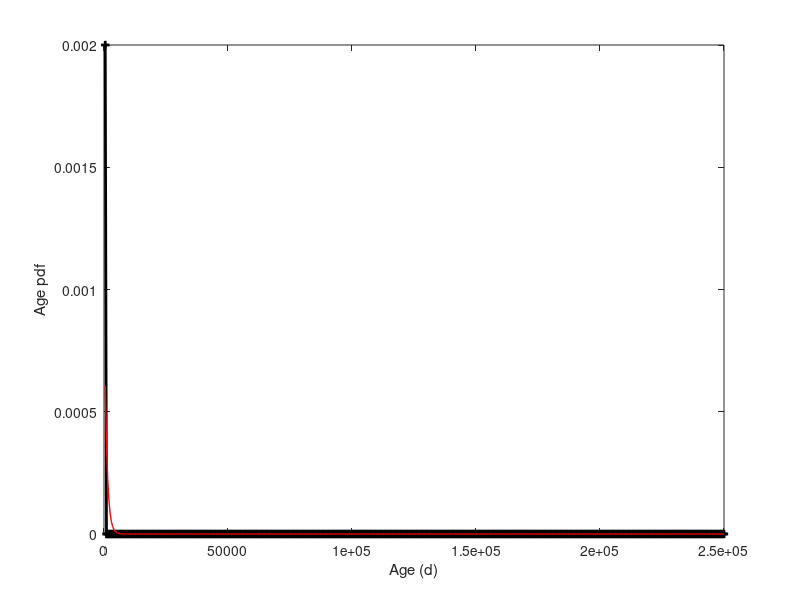
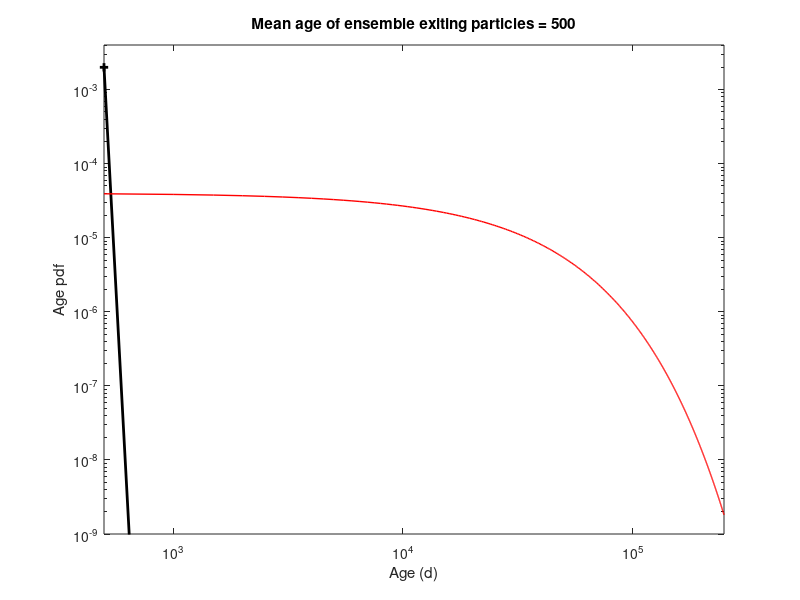

These figures' MATLAB source, in order: (Note: this script raises an error after producing the figures.)
clear all
% vertrecharge is vertical velocity BEFORE hitting aquifer, 
% x-length, height: lengths in m, time in days  
Dmol=2.5e-3; atrans=0.0; along=0.0;  % atrans is isotropic dispersivity (m), 
% along is extra longitudinal
% For same flux, because v dot n = v_z(ztop) is the flux, and v_z(ztop) = -I*ztop
%I=vertrecharge/H;
eps=1e-8;
load('Velocities_exp.mat')  %  'K','h','v','L','H','I','por'
nn=size(K); dx=L/nn(2); dz=H/nn(1);
vz=zeros(nn(1)+1,nn(2)+1); vx=zeros(nn(1)+1,nn(2)+1);
vx(2:nn(1)+1,2:nn(2)+1) = v(:,:,1); 
vz(2:nn(1)+1,2:nn(2)+1) = v(:,:,2); 
vz(1,:)=-I;

meantime=H*por/I;
maxtime=10*meantime;
vmax=(I/H/por)*sqrt(L^2+H^2); Dmax=Dmol+atrans*vmax;  % For D=D(v)
Peclet=I*H/Dmol/por
dt=.5*por/I;
maxdtadv=max( dx/max(max(abs(vx))), dz/max(max(abs(vz))));
nadvect=1+ceil(dt/maxdtadv)    % How many sub-steps for advection
nadvect=max([5 nadvect]);

ntsteps=floor(maxtime/dt); maxtime=dt*ntsteps
stats=zeros(ntsteps,4);
Nage=floor(maxtime/dt);
N=100;             % number of particles input per timestep
ds_x=L/N;  ds_z = I*dt/por;  % Horiz and vert separations
ds=ds_x*ds_z;            % sep=L/NUP (Mike - might be wrong for this 2-D prob? 
X=zeros(floor(N*maxtime/dt/20),Nage+7);     % Reserve X(:,1:7) for x,y,z,D,streamtube #,birth time,death time
dead=zeros(ntsteps*N,Nage+7); ensmeans=zeros(ntsteps,1);
size(X)
gridpeclet=L^2*H/(N*H*Dmol)
% ----------------------
Ntot=1; deadtot=0;
a=2; %factor multiplying diffusion distance - distance bigger than this do not react
currtime=0;
tic
for k=1:ntsteps
% Age existing particles
    X(1:Ntot,9:Nage+7)=X(1:Ntot,8:Nage+6);
    X(1:Ntot,8)=0;
    if k<2 
        Ntot=0;
    end
% Insert particles at upper bndry (z=0)
%    X(Ntot+1:Ntot+N,1)=L*rand(N,1);       % Random particle entry points May not be divergence free!
    X(Ntot+1:Ntot+N,1)=(L/(N+1))*[1:N]';  % Evenly spaced points (debugging?)
    X(Ntot+1:Ntot+N,3)=H-eps;     % Could randomize over depth for 0<time<dt
    X(Ntot+1:Ntot+N,6)=currtime; % Birthdate: Also could make correspond to above random start depth
    X(Ntot+1:Ntot+N,8)=1/dt;     % Ditto
    X(Ntot+1:Ntot+N,5)=[1:N]';   % last minute hack to add "streamtube number"
    Ntot=Ntot+N;
    
%  Figure out particle velocities and dispersion coeff.
     cellvj=1+floor(1+(1/dx)*X(1:Ntot,1));
     cellvi=1+floor(1+(1/dz)*(H-X(1:Ntot,3))); 
     lindexA=(nn(1)+1)*(-1+cellvj)+cellvi;  % gets linear index of each particle's cell
     cellposx=(1/dx)*X(1:Ntot,1)-cellvj+2;
     cellposz=(1/dz)*(H-X(1:Ntot,3))-cellvi+2;
     vxparts=cellposx.*vx(lindexA)+(1-cellposx).*vx(-(nn(1)+1)+lindexA);
     vzparts=cellposz.*vz(lindexA)+(1-cellposz).*vz(-1+lindexA);
     X(1:Ntot,4)=Dmol+atrans*sqrt(vxparts.^2+vzparts.^2);
     Dmax=max(X(1:Ntot,4));
     
% Find nearby particles to mix with
if(Dmax>0)
    dist=a*sqrt(2*(2*Dmax*dt));
    [idx, r]=rangesearch(X(1:Ntot,1:3),X(1:Ntot,1:3),dist,'BucketSize',50);
    
    Nclose = sum(cellfun('length', idx));
    row = zeros(1, Nclose);
    col = zeros(1, Nclose);
    val = zeros(1, Nclose);

    start = 1;

    for ii = 1 : Ntot
        finish=start-1+length(idx{ii});
%        row(start:finish)=ii*ones(1,length(idx{ii}));
        row(start:finish)=ii;
        col(start:finish)=idx{ii};
        val(start:finish)=r{ii};
        D(start:finish)=0.5*X(ii,4)+0.5*X(col(start:finish),4);  % Average D between ii particle and others
        start=finish+1;
    end

    clear idx r
    
%     calculate this before sparsing to avoid exponentiating the zero entries

%     D is formed such that the entries of val that will end up in the i^th
%     column of Sdist will correspond to the average diffusion coefficient for the 
%     i^th and all jth particles

    val =  (1 ./ (8 * pi * D * dt)) .* exp(-(val.^2) ./ (8 * D * dt));  
    
    Pmat = sparse(row, col, val);

    clear row col val
    
%     normalize the columns of Pmat to ensure they sum to 1
    Pmat = Pmat * spdiags(1./(sum(Pmat)'), 0, Ntot, Ntot);

%     this is the explicit matrix from the AWR Accuracy paper
    Emat = (speye(Ntot) - (1 / 2) * spdiags(Pmat * ones(Ntot, 1), 0, Ntot, Ntot)) + (1 / 2) * Pmat;
    
    clear Pmat
    
%     conduct the mass-transfer
%     temp = Emat * X(1 : Ntot, 6 : Nage + 5);
    X(1 : Ntot, 8 : Nage + 7) = Emat * X(1 : Ntot, 8 : Nage + 7);
    
    clear Emat
      
%  RW particles (along-atrans)|v| in the direction of transport
  if(along>atrans)
%     vx=(I/H)*X(1:Ntot,1);
%     vz=(-I/H)*X(1:Ntot,3);
     vmag=sqrt(vx.^2+vz.^2);
%     tantheta=vx./vz; 
     cospart=vx./vmag; sinpart=vz./vmag; 
     X(1:Ntot,1)=X(1:Ntot,1)+sqrt(2*(along-atrans).*vmag*dt).*cospart.*randn(Ntot,1);
%   X(1:Ntot,2)=X(:,2)+sqrt(2*D*dt)*randn(Ntot,1);
     X(1:Ntot,3)=X(1:Ntot,3)+sqrt(2*(along-atrans).*vmag*dt).*sinpart.*randn(Ntot,1);
     apple=find(X(1:Ntot,1)>L);    %  Reflect particles gone too far
     X(apple,1)=2*L-X(apple,1);
     apple=find(X(1:Ntot,3)<0);
     X(apple,3)=-X(apple,3);
  end
end
%  advect particles  May need to refine this step using forward Euler, or
%  do RK4
   numdeaddt=0;
 %  nadvect=5;   % This many sub-steps to get better 
                % advection & death resolution if needed


                
     for jadv=1:nadvect     
     currtime=currtime+dt/nadvect;

     cellvj=1+floor(1+(1/dx)*X(1:Ntot,1));
     cellvi=1+floor(1+(1/dz)*(H-X(1:Ntot,3))); 
%     vx=(I/H)*X(:,1);
%     vz=-(I/H)*X(:,3);
%     lindexA=zeros(NA,1);
     lindexA=(nn(1)+1)*(-1+cellvj)+cellvi;  % gets linear index of each particle's cell
     cellposx=(1/dx)*X(1:Ntot,1)-cellvj+2;
     cellposz=(1/dz)*(H-X(1:Ntot,3))-cellvi+2;
     vxparts=cellposx.*vx(lindexA)+(1-cellposx).*vx(-(nn(1)+1)+lindexA);
     vzparts=cellposz.*vz(lindexA)+(1-cellposz).*vz(-1+lindexA);
     X(1:Ntot,1)=X(1:Ntot,1)+(dt/nadvect)*vxparts;
     X(1:Ntot,3)=X(1:Ntot,3)+(dt/nadvect)*vzparts;
     X(1:Ntot,4)=Dmol+atrans*sqrt(vxparts.^2+vzparts.^2);

%     X(:,1)=X(:,1)+(dt/nadvect)*vx;
%     X(:,2)=X(:,2)+(dt/nadvect)*vy;
%     X(:,3)=X(:,3)+(dt/nadvect)*vz;

%  Convert particles to death, keeping info
     deadapple=find(X(:,1)>L);
     X(deadapple,7)=currtime;
     numdead=length(deadapple);
     if(numdead>=1)
         dead(deadtot+1:deadtot+numdead,:)=X(deadapple,:);
         X(deadapple,:)=[];
         Ntot=Ntot-numdead;
         deadtot=deadtot+numdead;
         numdeaddt=numdeaddt+numdead;
     end
   end
   
%plot age pdfs, including total mixed
   plottime=dt*[1:Nage]';
   pdfsnow=dead(deadtot-numdeaddt+1:deadtot,8:end)';
   pdfsnow(pdfsnow<1e-20)=1e-20;
   avepdf=(1/numdeaddt)*sum(pdfsnow,2);
if(numdeaddt>0)
   figure(2)
   plot(plottime,pdfsnow);
   axis([0 maxtime 0 1/dt]);
   hold on
   plot(plottime,avepdf,'-+k','LineWidth',2);
   plot(plottime,(I/por)*exp(-plottime*I/por),'-r','LineWidth',1)
   xlabel('Age (d)');ylabel('Age pdf');
   drawnow
   hold off
%pause
   meanage=sum(plottime.*avepdf)*dt;
   varage=sum((plottime-meanage).^2.*avepdf)*dt;

   figure(3)
   semilogy(plottime,pdfsnow);
   axis([0 maxtime 1e-9 2/dt]);
   hold on
   loglog(plottime,avepdf,'-+k','LineWidth',2);
   semilogy(plottime,(I/H/por)*exp(-plottime*I/H/por),'-r','LineWidth',1)
   xlabel('Age (d)');ylabel('Age pdf');
   title(['Mean age of ensemble exiting particles = ',num2str(sum(plottime.*avepdf)*dt)]); 
   drawnow
   hold off

   figure(4)
   semilogy(plottime,pdfsnow);
   axis([0 maxtime*I/H/por 1e-5 10]);
   hold on
   loglog(plottime*I/H/por,(H*por/I)*avepdf,'-+k','LineWidth',2);
   semilogy(plottime*I/H/por,(H*por/I)*(I/H/por)*exp(-plottime*I/H/por),'-r','LineWidth',1)
   xlabel('Dimensionless Age (tI/H\phi)');ylabel('Age pdf');
   title(['Mean dimensionless age of ensemble exiting particles = ',num2str(sum(plottime.*avepdf)*dt*I/H/por)]); 
   drawnow
   hold off

   
   randsample=randperm(numdeaddt,ceil(numdeaddt/10));
   randpdfs=pdfsnow(:,randsample);
   avepdf=(1/ceil(numdeaddt/10))*sum(randpdfs,2);

   figure(5)
   semilogy(plottime,randpdfs);
   axis([0 maxtime*I/H/por 1e-5 10]);
   hold on
   loglog(plottime*I/H/por,(H*por/I)*avepdf,'-+k','LineWidth',2);
   semilogy(plottime*I/H/por,(H*por/I)*(I/H/por)*exp(-plottime*I/H/por),'-r','LineWidth',1)
   xlabel('Dimensionless Age (tI/H)');ylabel('Age pdf');
   title(['Mean dimensionless age of ensemble exiting particles = ',num2str(sum(plottime.*avepdf)*dt*I/H/por)]); 
   drawnow
   hold off
  
   currtime
end   
   

   ensmeans(k,1)=sum(plottime.*avepdf)*dt;
   minsize=min(X(1:Ntot,2)); 
   diffdiam=2*sqrt(2*X(1:Ntot,4)*dt);
   minsize=.000001; 
   %diffdiam=2*sqrt(2*X(1:Ntot,2).*(currtime-X(1:Ntot,4)))
   %diffdiam=1e-8;
   
   figure(1)
  ptplot=scatter(X(1:Ntot,1),X(1:Ntot,3),diffdiam);
  daspect([1 1 1]);
  axis([0 L 0 H]);
  title(['Diameter is approximate diffusion distance per dt=',num2str(dt)]);
  xlabel('X (m)');ylabel('Z (m)');
    ax=gca;
    currentunits=ax.Units;
    ax.Position;
    ax.Units='Points';
    axpos=ax.Position;
    pba=ax.PlotBoxAspectRatio;
    ax.Units=currentunits;
    scalemarker=min([axpos(3),pba(1)/pba(2)*axpos(4)])/diff(xlim);
    ultsize=max(((diffdiam.*scalemarker).^2),1);
    set(ptplot,'SizeData',ultsize);
  drawnow

 end     %________ End of time loop ________________
toc
 
% Change particle plot to not use every point:

  figure(1)
  for ll=1:2:N
      plotmask=X(:,5)==ll;
      diffdiam=2*sqrt(2*X(plotmask,4)*dt);
      minsize=.000001; 
      ptplot=scatter(X(plotmask,1),X(plotmask,3),diffdiam);
  daspect([1 1 1]);
  axis([0 L 0 H]);
  title(['Diameter is approximate diffusion distance per dt=',num2str(dt)]);
  xlabel('X (m)');ylabel('Z (m)');
    ax=gca;
    currentunits=ax.Units;
    ax.Position;
    ax.Units='Points';
    axpos=ax.Position;
    pba=ax.PlotBoxAspectRatio;
    ax.Units=currentunits;
    scalemarker=min([axpos(3),pba(1)/pba(2)*axpos(4)])/diff(xlim);
    ultsize=max(((diffdiam.*scalemarker).^2),1);
    set(ptplot,'SizeData',ultsize);
    hold on
  end  
  hold off
  drawnow

 